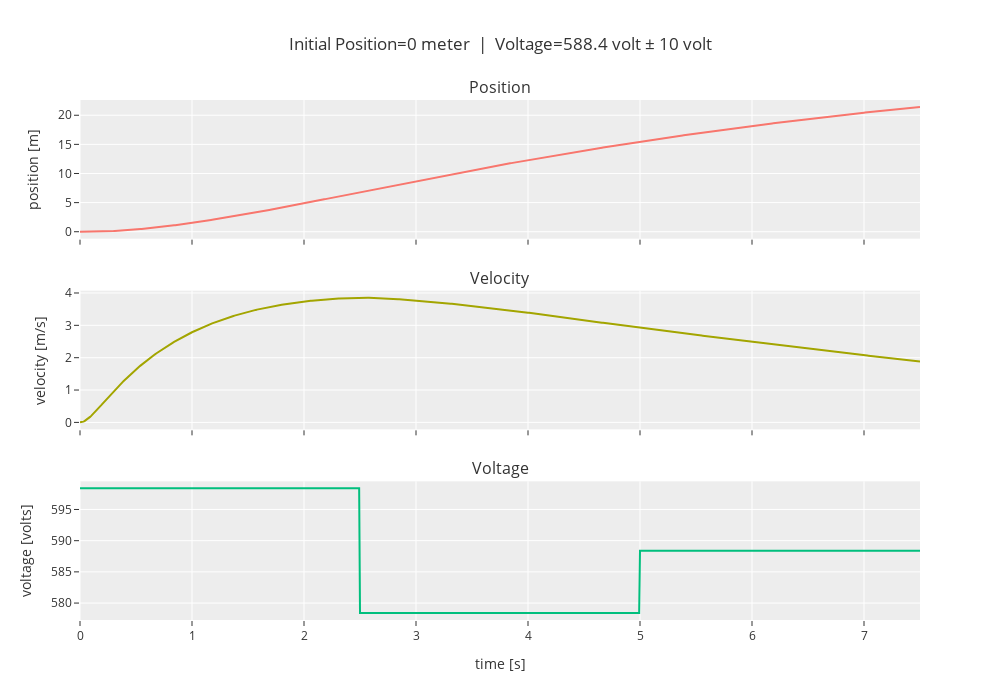

The code cell stored with this chart in its notebook:
### Markdown cell above
### $x = 0$

### Code cell
nonlinear_analysis(0, doublet_magnitude=10)

### Figure 1 — Plotly figure (JSON) as saved in the notebook; plotly's stock layout.template omitted (floating-point values rounded to 4 significant figures; data arrays with more than 128 entries replaced by an {"elided": "..."} marker saying what was removed)
{"data": [{"type": "scatter", "x": {"elided": "752 float values"}, "xaxis": "x", "y": {"elided": "752 float values"}, "yaxis": "y"}, {"type": "scatter", "x": {"elided": "752 float values"}, "xaxis": "x2", "y": {"elided": "752 float values"}, "yaxis": "y2"}, {"type": "scatter", "x": {"elided": "1000 float values"}, "xaxis": "x3", "y": {"elided": "1000 float values"}, "yaxis": "y3"}], "layout": {"annotations": [{"font": {"size": 16}, "showarrow": false, "text": "Position", "x": 0.5, "xanchor": "center", "xref": "paper", "y": 1, "yanchor": "bottom", "yref": "paper"}, {"font": {"size": 16}, "showarrow": false, "text": "Velocity", "x": 0.5, "xanchor": "center", "xref": "paper", "y": 0.6333, "yanchor": "bottom", "yref": "paper"}, {"font": {"size": 16}, "showarrow": false, "text": "Voltage", "x": 0.5, "xanchor": "center", "xref": "paper", "y": 0.2667, "yanchor": "bottom", "yref": "paper"}], "height": 700, "showlegend": false, "title": {"text": "Initial Position=0 meter  |  Voltage=588.4 volt ± 10 volt"}, "width": 1000, "xaxis": {"anchor": "y", "domain": [0, 1], "matches": "x3", "showticklabels": false}, "xaxis2": {"anchor": "y2", "domain": [0, 1], "matches": "x3", "showticklabels": false}, "xaxis3": {"anchor": "y3", "domain": [0, 1], "title": {"text": "time [s]"}}, "yaxis": {"anchor": "x", "domain": [0.7333, 1], "title": {"text": "position [m]"}}, "yaxis2": {"anchor": "x2", "domain": [0.3667, 0.6333], "title": {"text": "velocity [m/s]"}}, "yaxis3": {"anchor": "x3", "domain": [0, 0.2667], "title": {"text": "voltage [volts]"}}}}
